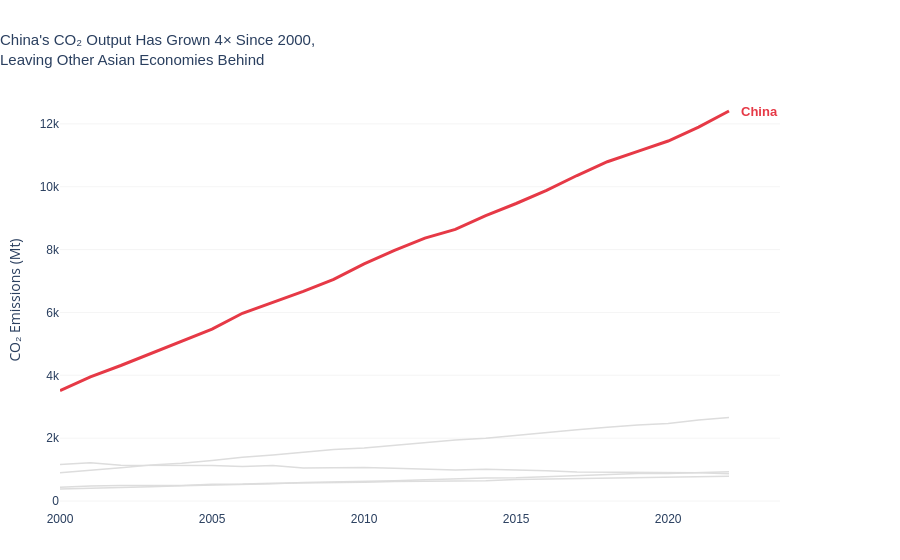

Here is the notebook cell this chart was saved with:
### Markdown cell above
---
## Task 1 — Multi-Series Line Chart with Highlight

**What to build:** A line chart showing CO2 emissions over time for **all Asian countries** in the dataset, with one country highlighted.

**Requirements:**
- All countries shown (for context), but only **one highlighted in colour** — your choice which
- All other lines in grey (#DDDDDD), thinner
- Highlighted country **labelled directly** at the end of its line (not in a legend)
- Insight title that names the highlighted country and its story

> 💡 `df[df['Region'] == 'Asia']` to filter; use `go.Figure()` with a loop for per-country control

### Code cell
# Task 1 — Multi-series line with highlight
asian_df = df[df['Region'] == 'Asia']
HIGHLIGHT = 'China'
GREY = '#DDDDDD'
ACCENT = '#E63946'

fig = go.Figure()

# Grey background lines for context
for country in asian_df['Country'].unique():
    if country == HIGHLIGHT:
        continue
    cdf = asian_df[asian_df['Country'] == country]
    fig.add_trace(go.Scatter(
        x=cdf['Year'], y=cdf['CO2_Mt'],
        mode='lines',
        line=dict(color=GREY, width=1.5),
        showlegend=False,
        hovertemplate=f'{country}: %{{y:,.0f}} Mt<extra></extra>'
    ))

# Highlighted country — China
hdf = asian_df[asian_df['Country'] == HIGHLIGHT]
last = hdf[hdf['Year'] == hdf['Year'].max()].iloc[0]

fig.add_trace(go.Scatter(
    x=hdf['Year'], y=hdf['CO2_Mt'],
    mode='lines',
    line=dict(color=ACCENT, width=3),
    showlegend=False,
    hovertemplate=f'{HIGHLIGHT}: %{{y:,.0f}} Mt<extra></extra>'
))

# Direct label at line end
fig.add_annotation(
    x=last['Year'], y=last['CO2_Mt'],
    text=f'<b>{HIGHLIGHT}</b>',
    xanchor='left', xshift=10, showarrow=False,
    font=dict(family='Arial', size=13, color=ACCENT)
)

fig.update_layout(
    title=dict(
        text="China's CO₂ Output Has Grown 4× Since 2000,<br>Leaving Other Asian Economies Behind",
        font=dict(family='Arial', size=15), x=0
    ),
    xaxis=dict(showgrid=False, showline=False,
               tickfont=dict(family='Arial', size=12)),
    yaxis=dict(title='CO₂ Emissions (Mt)', showgrid=True,
               gridcolor='#F5F5F5', showline=False, zeroline=False,
               tickfont=dict(family='Arial', size=12)),
    plot_bgcolor='white', paper_bgcolor='white',
    margin=dict(r=120, t=90, l=60, b=50)
)

fig.show()

### Figure 1 — Plotly figure (JSON) as saved in the notebook; plotly's stock layout.template omitted (floating-point values rounded to 4 significant figures)
{"data": [{"hovertemplate": "India: %{y:,.0f} Mt<extra></extra>", "line": {"color": "#DDDDDD", "width": 1.5}, "mode": "lines", "showlegend": false, "type": "scatter", "x": [2000, 2001, 2002, 2003, 2004, 2005, 2006, 2007, 2008, 2009, 2010, 2011, 2012, 2013, 2014, 2015, 2016, 2017, 2018, 2019, 2020, 2021, 2022], "y": [901.6, 974.6, 1056, 1146.0, 1205.0, 1291, 1396.0, 1466.0, 1542.0, 1637.0, 1687.0, 1774.0, 1865.0, 1945.0, 1994.0, 2092.0, 2177.0, 2267.0, 2345.0, 2419.0, 2466.0, 2580.0, 2661.0]}, {"hovertemplate": "Japan: %{y:,.0f} Mt<extra></extra>", "line": {"color": "#DDDDDD", "width": 1.5}, "mode": "lines", "showlegend": false, "type": "scatter", "x": [2000, 2001, 2002, 2003, 2004, 2005, 2006, 2007, 2008, 2009, 2010, 2011, 2012, 2013, 2014, 2015, 2016, 2017, 2018, 2019, 2020, 2021, 2022], "y": [1166.0, 1220.0, 1136.0, 1131.0, 1151.0, 1127.0, 1101.0, 1133.0, 1050.0, 1061.0, 1064.0, 1042.0, 1005.0, 990.9, 1010.0, 996.6, 967.4, 925.1, 916.6, 914.5, 902.8, 898.1, 865.1]}, {"hovertemplate": "South Korea: %{y:,.0f} Mt<extra></extra>", "line": {"color": "#DDDDDD", "width": 1.5}, "mode": "lines", "showlegend": false, "type": "scatter", "x": [2000, 2001, 2002, 2003, 2004, 2005, 2006, 2007, 2008, 2009, 2010, 2011, 2012, 2013, 2014, 2015, 2016, 2017, 2018, 2019, 2020, 2021, 2022], "y": [438.1, 481.5, 490.6, 490.8, 494.6, 537.2, 539, 566.1, 570, 585.4, 595.9, 620.6, 631.1, 649.6, 646.2, 686.5, 704, 706, 738.5, 750.8, 755.8, 777.3, 789.5]}, {"hovertemplate": "Indonesia: %{y:,.0f} Mt<extra></extra>", "line": {"color": "#DDDDDD", "width": 1.5}, "mode": "lines", "showlegend": false, "type": "scatter", "x": [2000, 2001, 2002, 2003, 2004, 2005, 2006, 2007, 2008, 2009, 2010, 2011, 2012, 2013, 2014, 2015, 2016, 2017, 2018, 2019, 2020, 2021, 2022], "y": [382.8, 400.4, 430.7, 453.8, 482.6, 501.9, 533, 551.8, 586.6, 602.5, 614.5, 647.3, 680.1, 717.7, 736.3, 738.2, 768.8, 813.7, 834.8, 872.3, 876.5, 898.5, 930.5]}, {"hovertemplate": "China: %{y:,.0f} Mt<extra></extra>", "line": {"color": "#E63946", "width": 3}, "mode": "lines", "showlegend": false, "type": "scatter", "x": [2000, 2001, 2002, 2003, 2004, 2005, 2006, 2007, 2008, 2009, 2010, 2011, 2012, 2013, 2014, 2015, 2016, 2017, 2018, 2019, 2020, 2021, 2022], "y": [3514.0, 3952.0, 4312, 4692.0, 5079.0, 5468.0, 5974, 6323.0, 6673, 7053.0, 7543.0, 7972.0, 8365.0, 8641.0, 9078.0, 9466.0, 9887, 10360.0, 10790.0, 11130.0, 11450.0, 11900.0, 12410.0]}], "layout": {"annotations": [{"font": {"color": "#E63946", "family": "Arial", "size": 13}, "showarrow": false, "text": "<b>China</b>", "x": 2022, "xanchor": "left", "xshift": 10, "y": 12410.0}], "margin": {"b": 50, "l": 60, "r": 120, "t": 90}, "paper_bgcolor": "white", "plot_bgcolor": "white", "title": {"font": {"family": "Arial", "size": 15}, "text": "China's CO₂ Output Has Grown 4× Since 2000,<br>Leaving Other Asian Economies Behind", "x": 0}, "xaxis": {"showgrid": false, "showline": false, "tickfont": {"family": "Arial", "size": 12}}, "yaxis": {"gridcolor": "#F5F5F5", "showgrid": true, "showline": false, "tickfont": {"family": "Arial", "size": 12}, "title": {"text": "CO₂ Emissions (Mt)"}, "zeroline": false}}}
